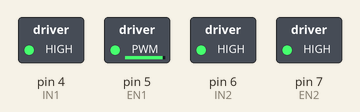
This sketch was run on a simulated Arduino Uno, built with avr-gcc and run on an emulated ATmega328P. Parts: switched loads named in the sketch (green lamp = pin HIGH).

Above: at 1.1 s.
At 4.1 s:
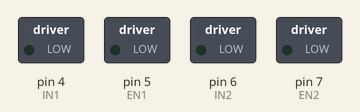
Timing chart, 0 to 5.6 s (numbered marks = the images above):
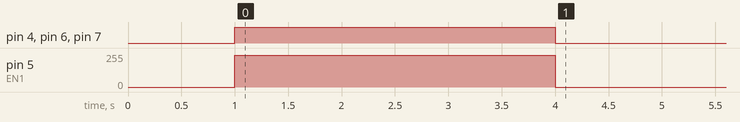

The sketch:

motor_test.ino
```cpp
int IN1 = 4;
int EN1 = 5;
int IN2 = 6;
int EN2 = 7;
int irPin = 10;

void setup() {
  // put your setup code here, to run once:
pinMode(IN1,OUTPUT);
pinMode(IN2,OUTPUT);
delay(1000);
analogWrite(EN1,240);
  analogWrite(EN2,180);
  digitalWrite(IN1,HIGH);
  digitalWrite(IN2,HIGH);
delay(3000);
analogWrite(EN1,0);
  analogWrite(EN2,0);
  digitalWrite(IN1,LOW);
  digitalWrite(IN2,LOW);
}

void loop() {
  // put your main code here, to run repeatedly:

}
```
